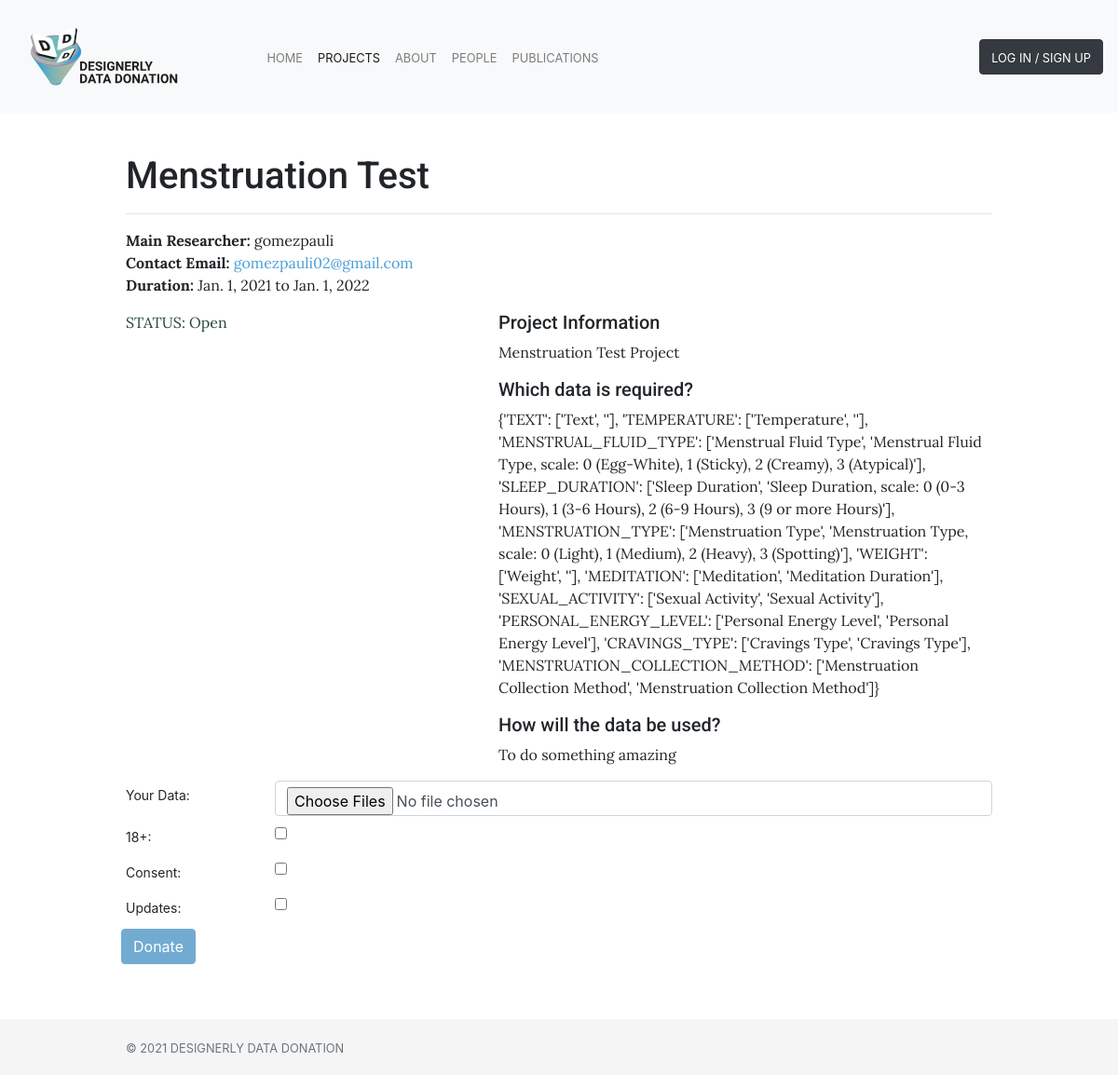
The page /project/ddd_mens/ on the database its author committed.
### bucket_view/models.py (models this page shows)
class Project(models.Model):
    id                      = models.CharField(max_length=100, blank=False, unique=True, primary_key=True)
    user                    = models.ForeignKey(settings.AUTH_USER_MODEL, on_delete=models.CASCADE)
    title                   = models.CharField(max_length=100, blank=False) # Short string field to hold project name
    description_tweet       = models.CharField(max_length=280, blank=False)  # Tweet-Like description of project
    description             = models.TextField(blank=False)  # Large string frield to hold a piece of text
    hrec                    = models.BooleanField(default=False)
    data                    = models.JSONField(blank=False, null=True)
    image                   = models.ImageField(upload_to="images", blank=True, null=True) #TODO: Figure this out
    start                   = models.DateField(blank=False)  # Start of project
    end                     = models.DateField(blank=False)  # End of project
    data_info               = models.TextField(blank=False, null=True)
    groupId                 = models.CharField(max_length=200, unique=True, default=None)
    def active(self):
        now = datetime.date.today()
        if self.start <= now and now <= self.end:
            return True
        return False

### bucket/models.py (models this page shows, shortened)
class BucketUser(AbstractBaseUser):
    email               = models.EmailField(verbose_name="email", max_length=60, unique=True)
    username            = models.CharField(max_length=30, unique=True)
    user_id             = models.CharField(max_length=60, unique=True, default=None, primary_key=True)
    date_joined         = models.DateTimeField(verbose_name="date joined", auto_now_add=True)
    last_login          = models.DateTimeField(verbose_name="last login", auto_now=True)
    thing_id            = models.CharField(max_length=200, unique=True, default=None, null=True)
    is_admin            = models.BooleanField(default=False)
    is_active           = models.BooleanField(default=True)
    is_staff            = models.BooleanField(default=False)
    is_superuser        = models.BooleanField(default=False)
    hide_email          = models.BooleanField(default=True)
    objects = BucketUserManager()
    USERNAME_FIELD = 'email' # Field to log in with
    REQUIRED_FIELDS = ['username', 'user_id'] # Required fields
    def __str__(self):
        return self.username

### bucket_view/views.py (the view)
# urls.py: path("project/<str:pk>/", views.project_view, name="project_view"),
def project_view(request, pk):
    project = Project.objects.get(pk=pk)
    if request.method == 'POST':
        form = DonateForm(request.POST, request.FILES)
        if form.is_valid():
            thingId, initialized_property_dict = initialize_donation(project, request.session['token'])
            data = json.load(form.cleaned_data['data'])
            data_dict = read_clue_file(data['data'])
            bucket_data_dict = transform_clue_dict(data_dict)
            send_clue_data(thingId, bucket_data_dict, initialized_property_dict, request.session['token'])
            donation = Donation(
                    user        = request.user,
                    data = project.data, #TODO: Allow for choice
                    project     = project,
                    updates     = form.cleaned_data['updates'],
                    adult       = form.cleaned_data['adult'],
                    consent      = form.cleaned_data['consent'],
                    thingId     = thingId,
                    propertyId  = initialized_property_dict,
                )
            donation.save()
            return render(request, "donation_view.html", {'donation': donation})
        else:
            print("Something went wrong with the Form...") #TODO: Raise Message
    else:
        form = DonateForm()
    return render(request, 'project_view.html', {'project': project, 'form': form})

### bucket_view/forms.py
class DonateForm(forms.Form):
    consent = forms.BooleanField(
        initial=False,
        widget=forms.CheckboxInput(
            attrs={
                'class': 'checkbox',
            }
        )
    )
    adult = forms.BooleanField(
        initial=False,
        widget=forms.CheckboxInput(
            attrs={
                'class': 'checkbox',
            }
        )
    )
    updates = forms.BooleanField(
        initial=False,
        widget=forms.CheckboxInput(
            attrs={
                'class': 'checkbox',
            }
        )
    )
    data = forms.FileField(
        required=True,
        label="Upload Your Data:",
        widget=forms.FileInput(
            attrs={
                'multiple' : 'False', #TODO: At some point, allow for multiple uploads
                'accept' : '.cluedata, .json, application/JSON,',
                'class' : 'form-control',
            }
        )
    )

### bucket_view/templates/project_view.html (shortened to what this page needs)
{% extends "base.html" %}
{% load static %}
{% block page_content %}
<section style="padding-top: 50px; padding-bottom: 50px">
    <div class="container">
        <div style="padding-top: 20px">
        <h1>{{ project.title }}</h1>
              <hr>
            <p><b>Main Researcher:</b> {{ project.user }}<br>
                <b>Contact Email: </b><a href="mailto:{{ project.user.email }}">{{ project.user.email }}</a><br>
                <b>Duration:</b> {{project.start}} to {{ project.end }}</p>
        </div>
        <div class="row">
            <div class="col-md-5">
                    {% if project.active %}
                    <p style="color:#254441">STATUS: Open</p>
                    {% else %}
                    <p style="color:#9E2B25">STATUS: Closed</p>
                {% endif %}
            </div>
            <div class="col-md-7">
                <h5>Project Information</h5>
                <p>{{ project.description }}</p>
                <h5>Which data is required?</h5>
                <p>{{ project.data }}</p>
                <h5>How will the data be used?</h5>
                <p>{{ project.data_info }}</p>
            </div>
        </div>
         <form action="/project/{{ project.pk }}/", method="post", enctype="multipart/form-data">
             <div class="form-group row" style="margin-bottom: .75%">
                <label class="col-sm-2 col-form-label col-form-label-sm">Your Data:</label>
                <div class="col-sm-10">{{ form.data }}</div>
            </div>
             <div class="form-group row" style="margin-bottom: .75%">
                <label class="col-sm-2 col-form-label col-form-label-sm">18+:</label>
                <div class="col-sm-10">{{ form.adult }}</div>
            </div>
            <div class="form-group row" style="margin-bottom: .75%">
                <label class="col-sm-2 col-form-label col-form-label-sm">Consent:</label>
                <div class="col-sm-10">{{ form.consent }}</div>
            </div>
            <div class="form-group row" style="margin-bottom: .75%">
                <label class="col-sm-2 col-form-label col-form-label-sm">Updates:</label>
                <div class="col-sm-10">{{ form.updates }}</div>
            </div>
            <div class="form-row" style="margin-bottom: .75%">
                {% if user.is_authenticated %}
                    <button type="submit", class="btn btn-primary btn-xs" style="float: right">Donate</button>
                {% else %}
                    <button type="submit", class="btn btn-primary disabled btn-xs" style="float: right" disabled>Donate</button>
                {% endif %}
            </div>
         </form>
    </div>
</section>
{% endblock %}

### static/css/base.css (style rules this page uses)
p { font-family: 'Lora', Sans-Serif; }
h1, h2, h3, h4, h5, h6 { font-family: 'Roboto', Serif; }
body { margin-bottom: 60px; margin-top: 95px; }
.btn-primary { color: #ffffff; background-color: #499ed8; border-color: #499ed8; }
.btn-primary:disabled, button[disabled] { color: #fff; background-color: #277fb9; border-color: #277fb9; }
a { color: #499ed8; }
.container { max-width: 960px; }

### rows shown on the page
Project: title "Menstruation Test", user "gomezpauli", user.email "gomezpauli02@gmail.com", start "Jan. 1, 2021", end "Jan. 1, 2022", description "Menstruation Test Project", data "{'TEXT': ['Text', ''], 'TEMPERATURE': ['Temperature', ''], 'MENSTRUAL_FLUID_TYPE': ['Menstrual Fluid Type', 'Menstrual Fluid Type, scale: 0 (Egg-White), 1 (Sticky), 2 (Creamy), 3 (Atypical)'], 'SLEEP_DURATION': ['Sleep Duration', 'Sleep Duration, scale: 0 (0-3 Hours), 1 (3-6 Hours), 2 (6-9 Hours), 3 (9 or more Hours)'], 'MENSTRUATION_TYPE': ['Menstruation Type', 'Menstruation Type, scale: 0 (Light), 1 (Medium), 2 (Heavy), 3 (Spotting)'], 'WEIGHT': ['Weight', ''], 'MEDITATION': ['Meditation', 'Meditation Duration'], 'SEXUAL_ACTIVITY': ['Sexual Activity', 'Sexual Activity'], 'PERSONAL_ENERGY_LEVEL': ['Personal Energy Level', 'Personal Energy Level'], 'CRAVINGS_TYPE': ['Cravings Type',…", data_info "To do something amazing"
